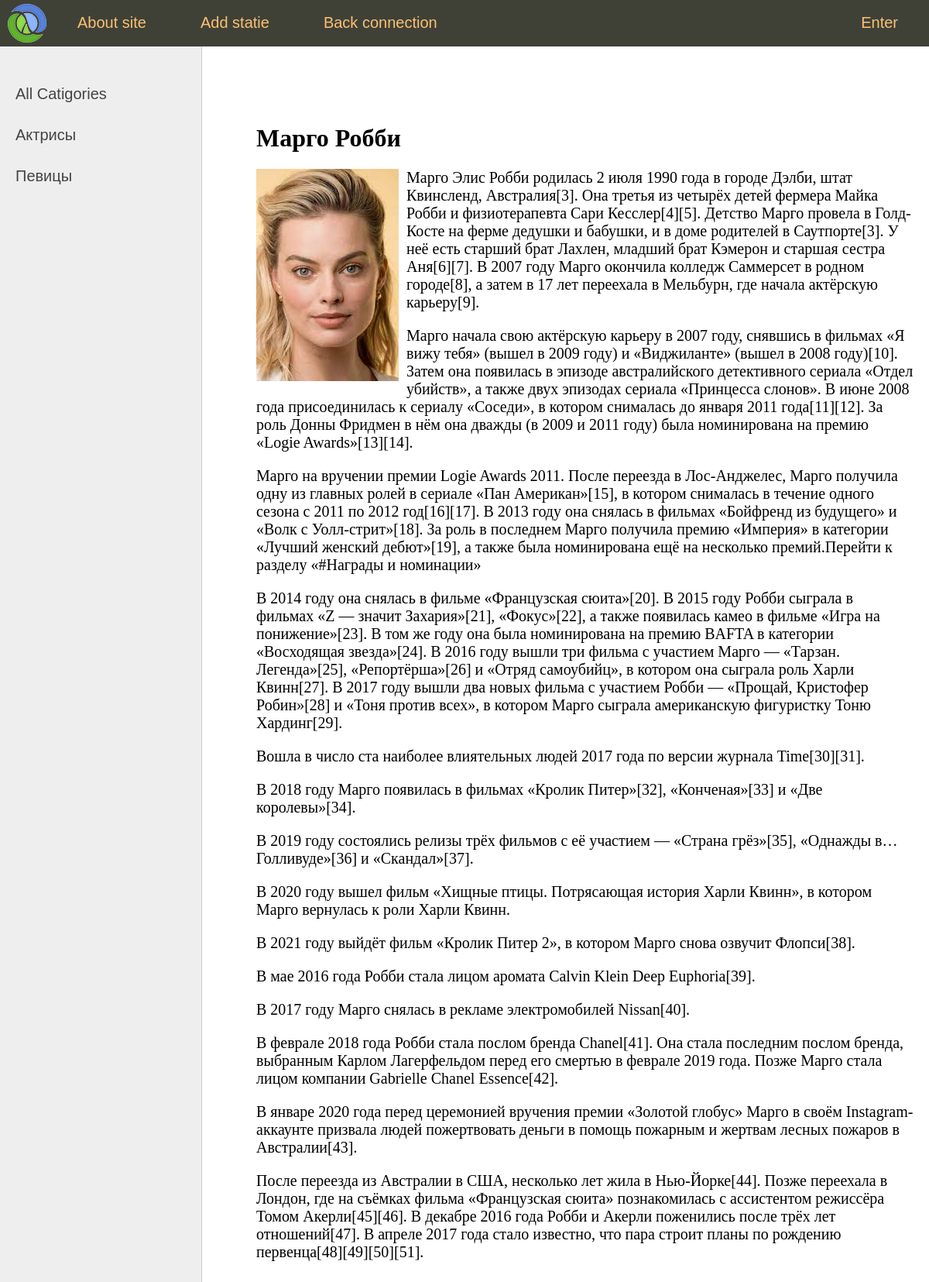
The app's page /post/2/ with its own data.
### women/models.py (models this page shows, shortened)
class Category(models.Model):
    name=models.CharField(max_length=100, db_index=True, verbose_name="Category")
    def get_absolute_url(self):
        return reverse('category', kwargs={'cat_id':self.pk})
    class Meta:
        verbose_name="Category"
        verbose_name_plural="Categories"
        ordering=['id']

class Women(models.Model):
    title=models.CharField(max_length=255, verbose_name="Загаловок")
    content=models.TextField(blank=True, verbose_name=" Текст статьи")
    photo=models.ImageField(upload_to="photos/%Y/%m/d", verbose_name="Фото")
    time_create=models.DateTimeField(auto_now_add=True, verbose_name="Время создания")
    time_update=models.DateTimeField(auto_now=True, verbose_name="Время изменения")
    is_published=models.BooleanField(default=True, verbose_name="Публикация")
    cat=models.ForeignKey(Category, on_delete=models.PROTECT, null=True, verbose_name="Категории")
    class Meta:
        verbose_name='Известные женщины'
        verbose_name_plural='Известные женщины'
        ordering=['time_create','title']

### women/views.py (the view)
# urls.py: path('post/<int:post_id>/',views.read_post, name='post'),
def read_post(request, post_id):
    cats= Category.objects.all()
    post = get_object_or_404(Women, pk=post_id)
    context = {
        'post':post,
        'menu':menu,
        'title':post.title,
        'cats':cats
    }
    return render(request, 'women/read_post.html', context=context)

### women/templates/women/read_post.html
{% extends 'women/base.html' %}
{% block content %}
<h1>{{ post.title }}</h1>
{% if post.photo %}
<p><img class='img-article-left' src='{{  post.photo.url }}'></p>
{% endif %}
{{ post.content|linebreaks}}
{% endblock content %}

### women/templates/women/base.html (shortened to what this page needs)
{% load static %}
<!DOCTYPE html>
<html>
<head>
	<link type="text/css" href="{% static 'women/css/styles.css' %}" rel="stylesheet" />
</head>
<body>
<table class="table-page" border=0 cellpadding="0" cellspacing="0">
<tr><td valign=top>
{% block mainmenu %}
		<div class="header">
			<ul id="mainmenu" class="mainmenu">
			<li class="logo"><a href="{% url 'home' %}"><div class="logo"></div></a></li>
	{% for m in menu %}
		{% if not forloop.last %}
			<li><a href="{% url m.url_name %}">{{m.title}}</a></li>
		{% else %}
			<li class="last"><a href="{% url m.url_name %}">{{m.title}}</a></li>
		{% endif %}
	{% endfor %}
			</ul>
		</div>
{% endblock mainmenu %}
<table class="table-content" border=0 cellpadding="0" cellspacing="0">
<td valign="top" class="left-chapters">
	<ul id="leftchapters">
		<li><a href="{% url 'home' %}">All Catigories</a></li>
		{% for cat in cats %}
			<li><a href="{{ cat.get_absolute_url }}">{{ cat.name }}</a></li>
		{% endfor %}
	</ul>
</td>
<td valign="top" class="content">
	<div class="content-text">
	{% block content %}
	{% endblock %}
	</div>
</td>
</body>
</html>

### women/static/women/css/styles.css (style rules this page uses)
html, body { font-family: 'Arial'; margin: 0; padding: 0; height: 100%; width: 100%; color: #444; }
a { color: #0059b2; text-decoration: none; }
img { max-width: 600px; height: auto; }
img.img-article-left { max-width: 300px; height: auto; float: left; padding: 0 10px 10px 0; }
.table-page { width: 100%; height: 100%; vertical-align: top; }
.table-page tr { height: 100%; }
.header { background: #3F4137; height: 60px; }
.logo { background: url('../images/logo.png') no-repeat 10px 5px; width: 70px; height: 60px; }
ul.mainmenu { list-style: none; margin: 0; padding: 0; height: 60px; color: #fdc073; font-size: 20px; overflow: hidden; }
ul.mainmenu li { float: left; margin: 18px 40px 0 30px; }
ul.mainmenu li.logo { margin: 0; }
ul.mainmenu li.last { float: right; }
ul.mainmenu li a { color: #fdc073; text-decoration: none; }
.table-content { width: 100%; min-height: 100%; height: 100%; }
.left-chapters { margin: 0; background: #eee; border-right: 1px solid #ccc; min-height: 100%; }
.left-chapters ul { width: 230px; min-height: 100%; margin: 0; padding: 20px 10px 10px 20px; list-style: none; font-size: 20px; }
.left-chapters ul li { margin: 30px 0 0 0; color: #999; }
.left-chapters ul li a { color: #444; text-decoration: none; }
.content { padding: 40px 20px 20px 40px; width: 100%; box-sizing: border-box; }
.content-text { margin: 60px 0 0 30px; color: #000; font-size: 20px; font-family: Yandex Sans Display Light; }
.content-text h1 { font-size: 32px; }

### records on screen
Category: name "Актрисы"
Category: name "Певицы"
Women: title "Марго Робби", photo (picture), content "Марго Элис Робби родилась 2 июля 1990 года в городе Дэлби, штат Квинсленд, Австралия[3]. Она третья из четырёх детей фермера Майка Робби и физиотерапевта Сари Кесслер[4][5]. Детство Марго провела в Голд-Косте на ферме дедушки и бабушки, и в доме родителей в Саутпорте[3]. У неё есть старший брат Лахлен, младший брат Кэмерон и старшая сестра Аня[6][7]. В 2007 году Марго окончила колледж Саммерсет в родном городе[8], а затем в 17 лет переехала в Мельбурн, где начала актёрскую карьеру[9]. Марго начала свою актёрскую карьеру в 2007 году, снявшись в фильмах «Я вижу тебя» (вышел в 2009 году) и «Виджиланте» (вышел в 2008 году)[10]. Затем она появилась в эпизоде австралийского детективного сериала…"

### other values on screen
{{ m.title }} "About site" "Add statie" "Back connection"
{{ m.title }} "Enter"
